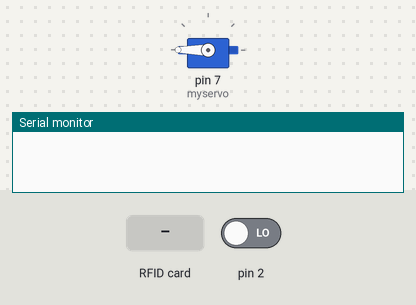
Bench run of a sketch on a simulated Arduino Uno, built with avr-gcc and run on an emulated ATmega328P. Parts: servo, the last lines printed to the serial monitor. The test bench sets the inputs (shaded band); at power-on: pin 2 LOW.

Above: at 1.2 s.
1.3 s: RFID card C1 EA 23 19 held to the reader
At 2.0 s:
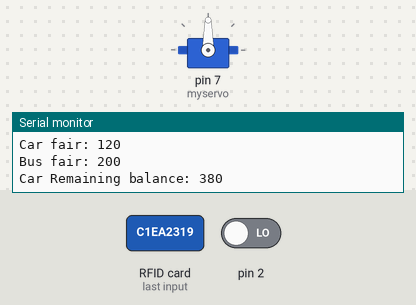
4.8 s: pin 2 driven HIGH
At 6.0 s:
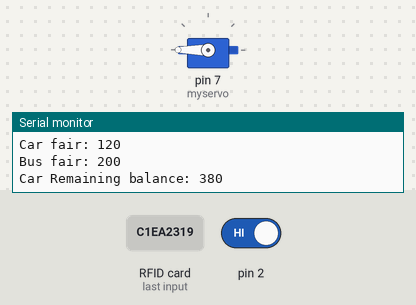
Timing chart, 0 to 7.8 s (numbered marks = the images above; inputs shaded):
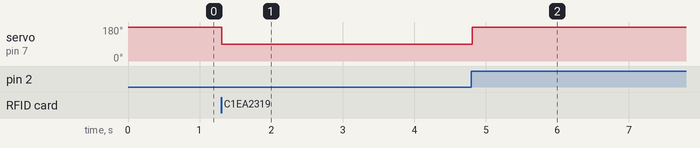

Measured:
- after the input at 1.3 s, servo on pin 7 (myservo): 180° → 90° at once
- after the input at 4.8 s, servo on pin 7 (myservo): 90° → 180° at once

The sketch:

automated_toll_collection_system.ino
```cpp
#include <SPI.h>
#include <MFRC522.h>
#include <Servo.h>
#include <Adafruit_GFX.h>
#include <Adafruit_SSD1306.h>
#define OLED_RESET 4
Adafruit_SSD1306 display(OLED_RESET);
#define RST_PIN 8
#define SS_PIN 10
Servo myservo;
int servoPos = 0;
#define num 7
char Data[num];
byte data_count = 0;
String num1, card;
int a;
char Key;
int car_balance;
int bus_balance;
MFRC522 mfrc522(SS_PIN, RST_PIN);
void setup() {
 car_balance = 500;
 bus_balance = 1000;
 SPI.begin();
 mfrc522.PCD_Init();
 Serial.begin(9600);
 myservo.attach(7);

 pinMode(6,INPUT);
 myservo.write(180);
 attachInterrupt(0,exiting,RISING);
}
void rfid()
{
 if (! mfrc522.PICC_IsNewCardPresent())
 {
 return;
 }
 if (! mfrc522.PICC_ReadCardSerial())
 {
 return;
 }
 String content = "";
 for (byte i = 0; i < mfrc522.uid.size; i++)
 {
 content.concat(String(mfrc522.uid.uidByte[i] < 0x10 ? " 0" : " "));
 content.concat(String(mfrc522.uid.uidByte[i], HEX));
 }
 content.toUpperCase();
 if (content.substring(1) == "C1 EA 23 19")
 {
 if(car_balance>=120){
 myservo.write(90);
 car_balance = car_balance -120;
 Serial.println("Car fair: 120");
 Serial.println("Bus fair: 200");
 Serial.print("Car Remaining balance: ");
 Serial.println(car_balance);
 delay(2000);
 }
 else{
 Serial.println("Your car remaining balance is not sufficient");
 delay(1000);
 }
 }
 if (content.substring(1) == "C1 37 CE 24")
 {
 if(bus_balance>=200){
 myservo.write(90);
 bus_balance = bus_balance -200;
 Serial.println("Car fair: 120");
 Serial.println("Bus fair: 200");
 Serial.print("Bus Remaining balance: ");
 Serial.println(bus_balance);
 delay(2000);
 }
 else{
 Serial.println("Your bus remaining balance is not sufficient");
 delay(1000);
 }
 }
}
void exiting(){
 myservo.write(180); //this is an interrupt function when car exits
}
void loop() {
 rfid();
}
```
